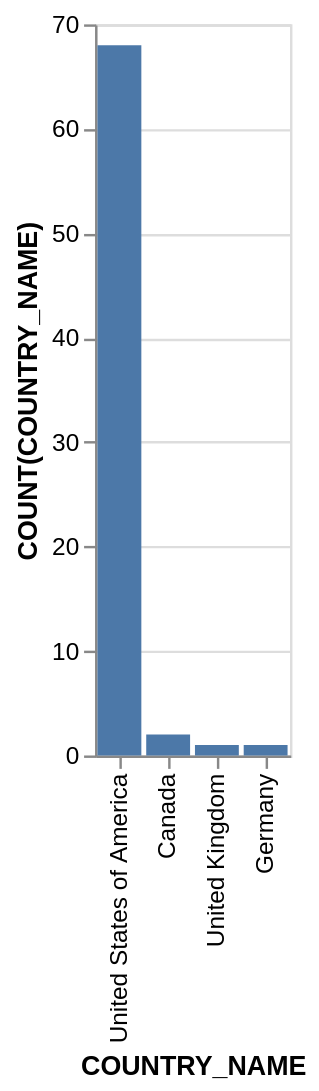

The specification (Vega-Lite) saved for this image:
### Vega-Lite specification from a JSON file in a GitHub repository (floating-point values rounded to 4 significant figures)
{"data": {"values": [{"x_data": "United States of America", "y_data": 68}, {"x_data": "Canada", "y_data": 2}, {"x_data": "United Kingdom", "y_data": 1}, {"x_data": "Germany", "y_data": 1}]}, "mark": "bar", "encoding": {"x": {"field": "x_data", "type": "nominal", "title": "COUNTRY_NAME", "sort": {"op": "sum", "field": "y_data", "order": "descending"}}, "y": {"field": "y_data", "type": "quantitative", "title": "COUNT(COUNTRY_NAME)"}}}
